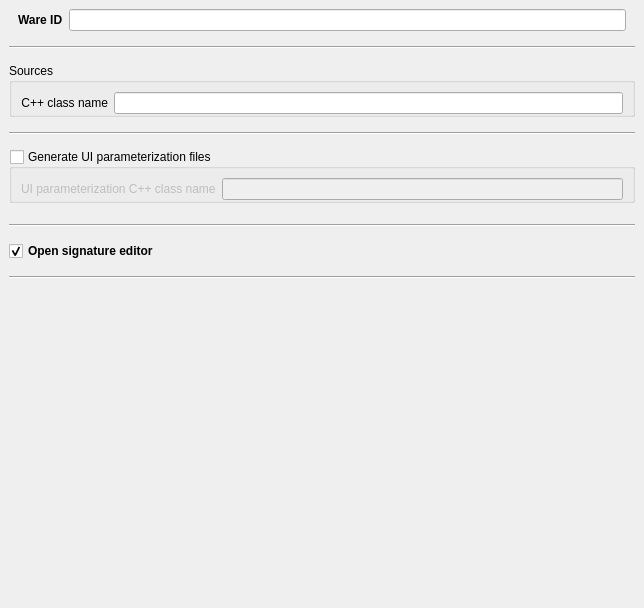
<?xml version="1.0" encoding="UTF-8"?>
<ui version="4.0">
 <class>NewWareDialog</class>
 <widget class="QDialog" name="NewWareDialog">
  <property name="geometry">
   <rect>
    <x>0</x>
    <y>0</y>
    <width>644</width>
    <height>608</height>
   </rect>
  </property>
  <property name="windowTitle">
   <string>New ware</string>
  </property>
  <layout class="QVBoxLayout" name="verticalLayout">
   <property name="leftMargin">
    <number>0</number>
   </property>
   <property name="topMargin">
    <number>0</number>
   </property>
   <property name="rightMargin">
    <number>0</number>
   </property>
   <property name="bottomMargin">
    <number>0</number>
   </property>
   <item>
    <layout class="QVBoxLayout" name="verticalLayout_2">
     <property name="spacing">
      <number>6</number>
     </property>
     <property name="leftMargin">
      <number>9</number>
     </property>
     <property name="topMargin">
      <number>9</number>
     </property>
     <property name="rightMargin">
      <number>9</number>
     </property>
     <property name="bottomMargin">
      <number>9</number>
     </property>
     <item>
      <layout class="QFormLayout" name="formLayout_3">
       <property name="fieldGrowthPolicy">
        <enum>QFormLayout::AllNonFixedFieldsGrow</enum>
       </property>
       <property name="formAlignment">
        <set>Qt::AlignLeading|Qt::AlignLeft|Qt::AlignTop</set>
       </property>
       <property name="leftMargin">
        <number>9</number>
       </property>
       <property name="rightMargin">
        <number>9</number>
       </property>
       <item row="0" column="0">
        <widget class="QLabel" name="label">
         <property name="font">
          <font>
           <weight>75</weight>
           <bold>true</bold>
          </font>
         </property>
         <property name="text">
          <string>Ware ID</string>
         </property>
        </widget>
       </item>
       <item row="0" column="1">
        <widget class="QLineEdit" name="IdEdit"/>
       </item>
      </layout>
     </item>
     <item>
      <widget class="Line" name="line">
       <property name="minimumSize">
        <size>
         <width>0</width>
         <height>20</height>
        </size>
       </property>
       <property name="orientation">
        <enum>Qt::Horizontal</enum>
       </property>
      </widget>
     </item>
     <item>
      <widget class="QGroupBox" name="groupBox_6">
       <property name="title">
        <string>Sources</string>
       </property>
       <property name="flat">
        <bool>false</bool>
       </property>
       <layout class="QFormLayout" name="formLayout_5">
        <property name="labelAlignment">
         <set>Qt::AlignRight|Qt::AlignTrailing|Qt::AlignVCenter</set>
        </property>
        <property name="verticalSpacing">
         <number>6</number>
        </property>
        <property name="leftMargin">
         <number>9</number>
        </property>
        <property name="rightMargin">
         <number>9</number>
        </property>
        <property name="bottomMargin">
         <number>0</number>
        </property>
        <item row="0" column="0">
         <widget class="QLabel" name="label_13">
          <property name="text">
           <string>C++ class name</string>
          </property>
          <property name="alignment">
           <set>Qt::AlignRight|Qt::AlignTrailing|Qt::AlignVCenter</set>
          </property>
         </widget>
        </item>
        <item row="0" column="1">
         <widget class="QLineEdit" name="ClassNameEdit">
          <property name="text">
           <string/>
          </property>
          <property name="placeholderText">
           <string/>
          </property>
         </widget>
        </item>
       </layout>
      </widget>
     </item>
     <item>
      <widget class="QWidget" name="UiWidget" native="true">
       <layout class="QVBoxLayout" name="verticalLayout_4">
        <property name="spacing">
         <number>6</number>
        </property>
        <property name="leftMargin">
         <number>0</number>
        </property>
        <property name="topMargin">
         <number>0</number>
        </property>
        <property name="rightMargin">
         <number>0</number>
        </property>
        <property name="bottomMargin">
         <number>0</number>
        </property>
        <item>
         <widget class="Line" name="Ui_line">
          <property name="minimumSize">
           <size>
            <width>0</width>
            <height>20</height>
           </size>
          </property>
          <property name="orientation">
           <enum>Qt::Horizontal</enum>
          </property>
         </widget>
        </item>
        <item>
         <widget class="QGroupBox" name="UiParamGroupBox">
          <property name="title">
           <string>Generate UI parameterization files</string>
          </property>
          <property name="checkable">
           <bool>true</bool>
          </property>
          <property name="checked">
           <bool>false</bool>
          </property>
          <layout class="QVBoxLayout" name="verticalLayout_3">
           <property name="spacing">
            <number>6</number>
           </property>
           <property name="leftMargin">
            <number>9</number>
           </property>
           <property name="topMargin">
            <number>9</number>
           </property>
           <property name="rightMargin">
            <number>9</number>
           </property>
           <property name="bottomMargin">
            <number>0</number>
           </property>
           <item>
            <widget class="QWidget" name="UiParamWidget" native="true">
             <layout class="QFormLayout" name="formLayout_9">
              <property name="labelAlignment">
               <set>Qt::AlignRight|Qt::AlignTrailing|Qt::AlignVCenter</set>
              </property>
              <property name="leftMargin">
               <number>0</number>
              </property>
              <property name="topMargin">
               <number>0</number>
              </property>
              <property name="rightMargin">
               <number>0</number>
              </property>
              <property name="bottomMargin">
               <number>0</number>
              </property>
              <item row="0" column="0">
               <widget class="QLabel" name="label_15">
                <property name="text">
                 <string>UI parameterization C++ class name</string>
                </property>
               </widget>
              </item>
              <item row="0" column="1">
               <widget class="QLineEdit" name="UiParamClassNameEdit">
                <property name="text">
                 <string/>
                </property>
                <property name="placeholderText">
                 <string/>
                </property>
               </widget>
              </item>
             </layout>
            </widget>
           </item>
          </layout>
         </widget>
        </item>
       </layout>
      </widget>
     </item>
     <item>
      <widget class="openfluid::ui::common::BuilderextSetupWidget" name="BextSetupWidget" native="true"/>
     </item>
     <item>
      <widget class="Line" name="line_4">
       <property name="minimumSize">
        <size>
         <width>0</width>
         <height>20</height>
        </size>
       </property>
       <property name="orientation">
        <enum>Qt::Horizontal</enum>
       </property>
      </widget>
     </item>
     <item>
      <widget class="QCheckBox" name="SignatureCheckBox">
       <property name="font">
        <font>
         <weight>75</weight>
         <bold>true</bold>
        </font>
       </property>
       <property name="text">
        <string>Open signature editor</string>
       </property>
       <property name="checked">
        <bool>true</bool>
       </property>
      </widget>
     </item>
     <item>
      <widget class="Line" name="line_5">
       <property name="minimumSize">
        <size>
         <width>0</width>
         <height>20</height>
        </size>
       </property>
       <property name="orientation">
        <enum>Qt::Horizontal</enum>
       </property>
      </widget>
     </item>
     <item>
      <spacer name="verticalSpacer">
       <property name="orientation">
        <enum>Qt::Vertical</enum>
       </property>
       <property name="sizeHint" stdset="0">
        <size>
         <width>20</width>
         <height>10</height>
        </size>
       </property>
      </spacer>
     </item>
    </layout>
   </item>
  </layout>
 </widget>
 <customwidgets>
  <customwidget>
   <class>openfluid::ui::common::BuilderextSetupWidget</class>
   <extends>QWidget</extends>
   <header location="global">openfluid/ui/common/BuilderextSetupWidget.hpp</header>
   <container>1</container>
  </customwidget>
 </customwidgets>
 <tabstops>
  <tabstop>IdEdit</tabstop>
  <tabstop>ClassNameEdit</tabstop>
  <tabstop>UiParamGroupBox</tabstop>
  <tabstop>UiParamClassNameEdit</tabstop>
  <tabstop>SignatureCheckBox</tabstop>
 </tabstops>
 <resources/>
 <connections/>
</ui>
